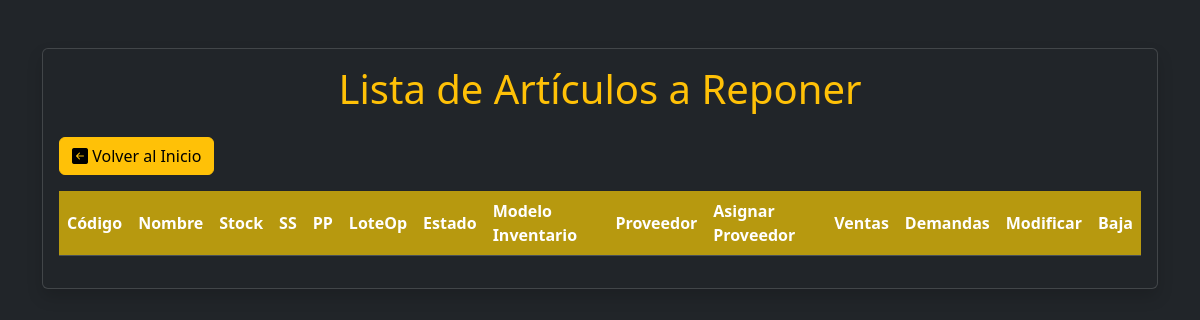
Page /lista_articulos_reponer/ on the earlier database version.
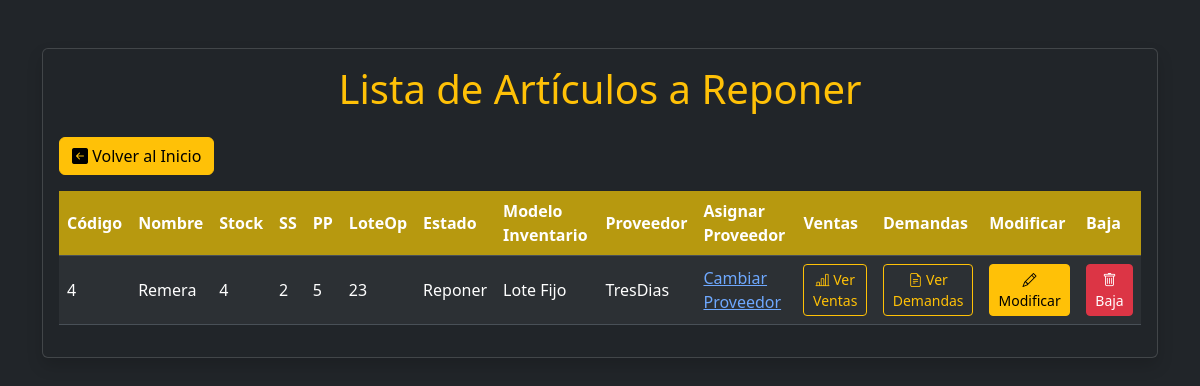
Same page on the later database version.
### stock/models.py (models this page shows)
class Articulo(models.Model):
    codArticulo = models.AutoField(primary_key=True)
    fechaAltaArticulo = models.DateField(auto_now_add=True)
    fechaBajaArticulo = models.DateField(null=True, blank=True, max_length=30)
    nombreArticulo = models.CharField(max_length=30)
    stockArticulo = models.IntegerField()
    puntoPedido = models.IntegerField(default=0)
    stockSeguridad = models.IntegerField(default=0)
    loteOptimo = models.IntegerField(default=0)
    cantidasIntervaloFijo = models.IntegerField(default=0)
    estado = models.ForeignKey(EstadoArticulo, on_delete=models.CASCADE, related_name='articulos')
    modeloInventario = models.ForeignKey(ModeloInventario, on_delete=models.CASCADE, related_name="articulos")
    proveedor = models.ForeignKey(Proveedor, on_delete=models.CASCADE, related_name='articulos', null=True)

class EstadoArticulo(models.Model):
    codEA = models.AutoField(primary_key=True)
    nombreEA = models.CharField(max_length=30,null=False)
    fechaHoraBajaEA = models.DateField(null=True, blank=True)

class ModeloInventario(models.Model):
    codMI = models.AutoField(primary_key=True)
    nombreMI = models.CharField(max_length=30,null=False)

class Proveedor(models.Model):
    codProveedor = models.AutoField(primary_key=True)
    fechaBajaProveedor = models.DateField(null=True, blank=True)
    nombreProveedor = models.CharField(null=False, blank=False, max_length=30)
    diasDeDemora = models.IntegerField(null=False, blank=False)
    precioXunidad = models.FloatField(null=False, blank=False)
    costo_pedido = models.FloatField(null=False, blank=False)

### stock/views.py (the view)
# urls.py: path('lista_articulos_reponer/', ListaArticulosReponer.as_view(), name='lista_articulos_reponer'),
class ListaArticulosReponer(ListView):
    model = Articulo
    template_name = 'listar_articulos_a_reponer.html'
    context_object_name = 'articulos'
    def get_queryset(self):
        return Articulo.objects.filter(fechaBajaArticulo__isnull=True, estado__nombreEA='Reponer')

### stock/Templates/listar_articulos_a_reponer.html (shortened to what the changed rows need)
<!DOCTYPE html>
<html lang="en" data-bs-theme="dark">
<head>
    <link href="https://cdn.jsdelivr.net/npm/bootstrap@5.3.3/dist/css/bootstrap.min.css" rel="stylesheet"
>
    <link rel="stylesheet" href="https://cdn.jsdelivr.net/npm/bootstrap-icons@1.11.3/font/bootstrap-icons.min.css">
</head>
<body>
    <div class="container mt-5">
        <div class="card shadow">
            <div class="card-body">
                <h1 class="card-title mb-4 text-center text-warning">Lista de Artículos a Reponer</h1>
                <div class="table-responsive">
                    <table class="table table-striped table-hover">
                        <thead>
                            <tr>
                                <th scope="col" style="background-color: rgba(221, 182, 9, 0.795);">Código</th>
                                <th scope="col" style="background-color: rgba(221, 182, 9, 0.795);">Nombre</th>
                                <th scope="col" style="background-color: rgba(221, 182, 9, 0.795);">Stock</th>
                                <th scope="col" style="background-color: rgba(221, 182, 9, 0.795);">SS</th>
                                <th scope="col" style="background-color: rgba(221, 182, 9, 0.795);">PP</th>
                                <th scope="col" style="background-color: rgba(221, 182, 9, 0.795);">LoteOp</th>
                                <th scope="col" style="background-color: rgba(221, 182, 9, 0.795);">Estado</th>
                                <th scope="col" style="background-color: rgba(221, 182, 9, 0.795);">Modelo Inventario</th>
                                <th scope="col" style="background-color: rgba(221, 182, 9, 0.795);">Proveedor</th>
                                <th scope="col" style="background-color: rgba(221, 182, 9, 0.795);">Asignar Proveedor</th>
                                <th scope="col" style="background-color: rgba(221, 182, 9, 0.795);">Ventas</th>
                                <th scope="col" style="background-color: rgba(221, 182, 9, 0.795);">Demandas</th>
                                <th scope="col" style="background-color: rgba(221, 182, 9, 0.795);">Modificar</th>
                                <th scope="col" style="background-color: rgba(221, 182, 9, 0.795);">Baja</th>
                            </tr>
                        </thead>
                        <tbody>
                            {% for articulo in articulos %}
                            <tr>
                                <td>{{ articulo.codArticulo }}</td>
                                <td>{{ articulo.nombreArticulo }}</td>
                                <td>{{ articulo.stockArticulo }}</td>
                                <td>{{ articulo.stockSeguridad }}</td>
                                <td>{{ articulo.puntoPedido }}</td>
                                <td>{{ articulo.loteOptimo }}</td>
                                <td>{{ articulo.estado.nombreEA }}</td>
                                <td>{{ articulo.modeloInventario.nombreMI }}</td>
                                <td>{{ articulo.proveedor.nombreProveedor }}</td>
                                <td><a href="{% url 'asignar_proveedor' articulo.pk %}">Cambiar Proveedor</a></td>
                                <td><a href="{% url 'ventas_articulo' articulo.pk %}" class="btn btn-outline-warning btn-sm"><i class="bi bi-bar-chart-line"></i> Ver Ventas</a></td>
                                <td><a href="{% url 'demandas_articulo' articulo.pk %}" class="btn btn-outline-warning btn-sm"><i class="bi bi-file-earmark-text"></i> Ver Demandas</a></td>
                                <td><a href="{% url 'modificar_articulo' articulo.pk %}" class="btn btn-warning btn-sm"><i class="bi bi-pencil"></i> Modificar</a></td>
                                <td>
                                    <form method="post" action="{% url 'baja_articulo' articulo.pk %}">
                                        <button onclick="return confirm('¿Estás seguro de que deseas dar de baja este artículo?');" type="submit" class="btn btn-danger btn-sm"><i class="bi bi-trash"></i> Baja</button>
                                    </form>
                                </td>
                            </tr>
                            {% endfor %}
                        </tbody>
                    </table>
                </div>
            </div>
        </div>
    </div>
</body>
</html>

Differences in the rows shown:
now on this page (row edited): Articulo: codArticulo "4", nombreArticulo "Remera", stockArticulo "4", stockSeguridad "2", puntoPedido "5", loteOptimo "23", estado.nombreEA "Reponer", modeloInventario.nombreMI "Lote Fijo", proveedor.nombreProveedor "TresDias"
